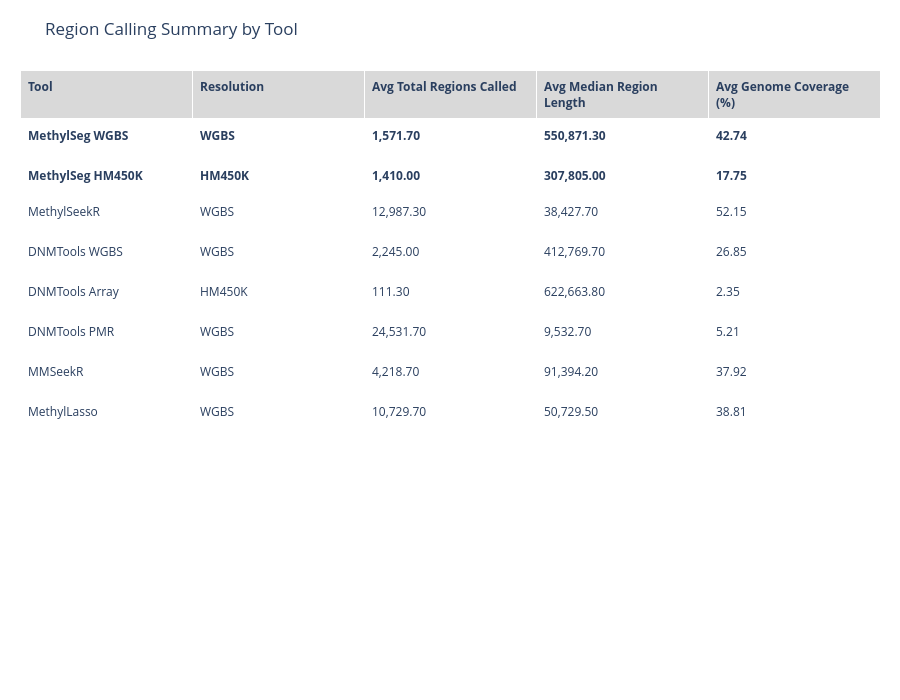

Write notebook code for a chart like this one.
### Code cell
region_stats_df = get_region_stats_df().copy()
region_stats_df["tool_normalized"] = region_stats_df["tool"].map(normalize_region_tool_name)
region_stats_df = apply_tool_order(region_stats_df)

summary_table_df = (
    region_stats_df.groupby("tool_normalized", observed=True)
    .agg(
        avg_total_regions_called=("n_regions", "mean"),
        avg_median_region_length=("median_length", "mean"),
        avg_genome_coverage_pct=("genome_coverage_pct", "mean"),
    )
    .reset_index()
)
summary_table_df["Resolution"] = summary_table_df["tool_normalized"].map(RESOLUTION_MAP)
summary_table_df["Tool"] = summary_table_df["tool_normalized"].map(TOOL_LABELS)
summary_table_df = summary_table_df[[
    "Tool",
    "Resolution",
    "avg_total_regions_called",
    "avg_median_region_length",
    "avg_genome_coverage_pct",
]].rename(columns={
    "avg_total_regions_called": "Avg Total Regions Called",
    "avg_median_region_length": "Avg Median Region Length",
    "avg_genome_coverage_pct": "Avg Genome Coverage (%)",
})
summary_table_df = summary_table_df.round({
    "Avg Total Regions Called": 1,
    "Avg Median Region Length": 1,
    "Avg Genome Coverage (%)": 2,
})

summary_table_fig = plot_summary_table(summary_table_df, TABLE_TITLE)
save_plotly_if_enabled(
    summary_table_fig,
    "aggregate_region_stats_summary.png",
    width=1200,
    height=summary_table_fig.layout.height,
)
summary_table_fig

### Figure 1 — Plotly figure (JSON) as saved in the notebook; plotly's stock layout.template omitted (floating-point values rounded to 4 significant figures)
{"data": [{"cells": {"align": "left", "fill": {"color": "#FFFFFF"}, "font": {"size": 12}, "height": 40, "values": [["<b>MethylSeg WGBS</b>", "<b>MethylSeg HM450K</b>", "MethylSeekR", "DNMTools WGBS", "DNMTools Array", "DNMTools PMR", "MMSeekR", "MethylLasso"], ["<b>WGBS</b>", "<b>HM450K</b>", "WGBS", "WGBS", "HM450K", "WGBS", "WGBS", "WGBS"], ["<b>1,571.70</b>", "<b>1,410.00</b>", "12,987.30", "2,245.00", "111.30", "24,531.70", "4,218.70", "10,729.70"], ["<b>550,871.30</b>", "<b>307,805.00</b>", "38,427.70", "412,769.70", "622,663.80", "9,532.70", "91,394.20", "50,729.50"], ["<b>42.74</b>", "<b>17.75</b>", "52.15", "26.85", "2.35", "5.21", "37.92", "38.81"]]}, "header": {"align": "left", "fill": {"color": "#D9D9D9"}, "font": {"size": 12}, "height": 44, "values": ["<b>Tool</b>", "<b>Resolution</b>", "<b>Avg Total Regions Called</b>", "<b>Avg Median Region Length</b>", "<b>Avg Genome Coverage (%)</b>"]}, "type": "table"}], "layout": {"height": 700, "margin": {"b": 30, "l": 20, "r": 20, "t": 70}, "title": {"text": "Region Calling Summary by Tool"}}}
